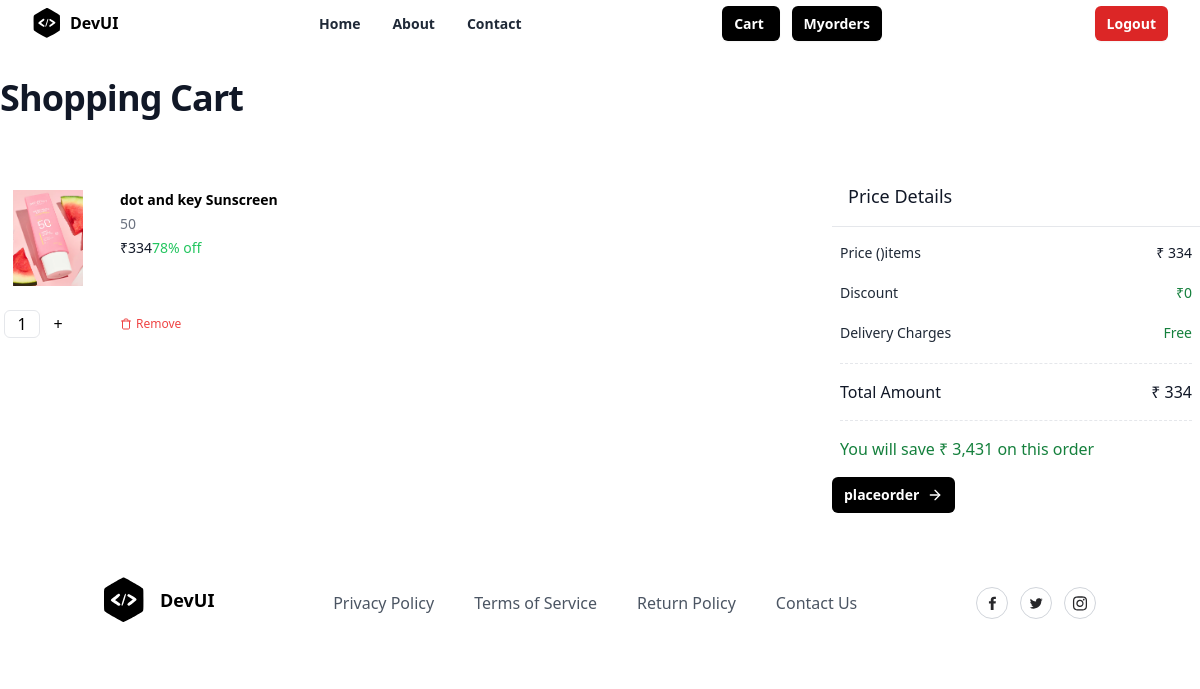
The app's page /carts/all/ (signed in) with its own data.
### store/models.py (models this page shows, shortened)
class BasketItem(models.Model):
    basket_object = models.ForeignKey(Basket, on_delete=models.CASCADE,related_name="cartitems")
    product_object = models.ForeignKey(Product, on_delete=models.CASCADE)
    size_object = models.ForeignKey(Size, on_delete=models.CASCADE)
    quantity = models.PositiveIntegerField(default=1)
    created_date = models.DateTimeField(auto_now_add=True)
    updated_date = models.DateTimeField(auto_now=True)
    is_active = models.BooleanField(default=True)
    is_order_placed=models.BooleanField(default=False)
    @property
    def total_amount(self):
        return self.product_object.price * self.quantity

class Product(models.Model):
    title = models.CharField(max_length=200)
    description = models.TextField(null=True, blank=True)
    size_object = models.ManyToManyField(Size)
    category_object = models.ForeignKey(Category, on_delete=models.CASCADE)
    brand_object = models.ForeignKey(Brand, on_delete=models.CASCADE)
    image = models.ImageField(upload_to='product_images', null=True, blank=True, default='product_images/default.jpg')
    price = models.PositiveIntegerField()
    tag_object=models.ManyToManyField(Tag)
    created_date = models.DateTimeField(auto_now_add=True)
    updated_date = models.DateTimeField(auto_now=True)
    is_active = models.BooleanField(default=True)

class Size(models.Model):
    name = models.CharField(max_length=100, unique=True)
    created_date = models.DateTimeField(auto_now_add=True)
    updated_date = models.DateTimeField(auto_now=True)
    is_active = models.BooleanField(default=True)

class Basket(models.Model):
    owner = models.OneToOneField(User, on_delete=models.CASCADE,related_name="cart")
    created_date = models.DateTimeField(auto_now_add=True)
    updated_date = models.DateTimeField(auto_now=True)
    is_active = models.BooleanField(default=True)
    @property
    def cart_total(self):
        basket_items=self.cartitems.filter(is_order_placed=False)
        total_price=0
        if basket_items:
            for bi in basket_items:
                total_price+=bi.total_amount
        return total_price

### store/views.py (the view)
# urls.py: path('carts/all/',views.CartSummaryView.as_view(),name="cart-summary"),
class CartSummaryView(View):
    def get(self,request,*args,**kwargs):
        qs=request.user.cart.cartitems.filter(is_order_placed=False)
        return render(request,"cart_list.html",{"data":qs})

### store/templates/cart_list.html (shortened to what this page needs)
{%extends 'base.html'%}
{%block main_block%}
<div class="mx-auto max-w-7xl px-2 lg:px-0">
  <div class="mx-auto max-w-2xl py-8 lg:max-w-7xl">
    <h1 class="text-3xl font-bold tracking-tight text-gray-900 sm:text-4xl">
      Shopping Cart
    </h1>
    {%if data%}
    <div class="mt-12 lg:grid lg:grid-cols-12 lg:items-start lg:gap-x-12 xl:gap-x-16">
      <section
        aria-labelledby="cart-heading"
        class="rounded-lg bg-white lg:col-span-8"
      >
        <ul role="list" class="divide-y divide-gray-200">
            {%for bi in data%}
            <div class="">
                <li class="flex py-6 sm:py-6 ">
                  <div class="flex-shrink-0">
                    <img
                      src="{{bi.product_object.image.url}}"
                      alt="Nike Air Max 90"
                      class="sm:h-38 sm:w-38 h-24 w-24 rounded-md object-contain object-center"
                    />
                  </div>
                  <div class="ml-4 flex flex-1 flex-col justify-between sm:ml-6">
                    <div class="relative pr-9 sm:grid sm:grid-cols-2 sm:gap-x-6 sm:pr-0">
                      <div>
                        <div class="flex justify-between">
                          <h3 class="text-sm">
                            <a href="{%url 'product-detail' bi.product_object.id %}" class="font-semibold text-black">
                              {{bi.product_object.title}}
                            </a>
                          </h3>
                        </div>
                        <div class="mt-1 flex text-sm">
                          <p class="text-sm text-gray-500">{{bi.size_object.name}}</p>
                        </div>
                        <div class="mt-1 flex items-end">
                          <p class="text-sm font-medium text-gray-900">₹{{bi.total_amount}}</p>
                          <p class="text-sm font-medium text-green-500">78% off</p>
                        </div>
                      </div>
                    </div>
                  </div>
                </li>
                <div class="mb-2 flex">
                  <form action="{%url 'quantity-update' bi.id%}" method="post">
                  <div class="min-w-24 flex">
                    <input
                      type="text"
                      class="mx-1 h-7 w-9 rounded-md border text-center"
                      value={{bi.quantity}}
                    />
                    {%if bi.quantity != 3%}
                    <button
                    type="submit"
                    class="flex h-7 w-7 items-center justify-center"
                    name="action"
                    value="increment"
                  >
                    +
                  </button>
                    {%endif%}
                   </form>
                  </div>
                  <div class="ml-6 flex text-sm">
                    <a
                      href="{%url 'cart-remove' bi.id%}"
                      class="flex items-center space-x-1 px-2 py-1 pl-0"
                    >
                      <span class="text-xs font-medium text-red-500">Remove</span>
                    </a>
                  </div>
                </div>
              </div>
            {%endfor%}
      <section
        aria-labelledby="summary-heading"
        class="mt-16 rounded-md bg-white lg:col-span-4 lg:mt-0 lg:p-0"
      >
        <h2
          id="summary-heading"
          class=" border-b border-gray-200 px-4 py-3 text-lg font-medium text-gray-900 sm:p-4"
        >
          Price Details
        </h2>
        <div>
          <dl class=" space-y-1 px-2 py-4">
            <div class="flex items-center justify-between">
              <dt class="text-sm text-gray-800">Price ({{request.user.cart.cart_item_count}})items</dt>
              <dd class="text-sm font-medium text-gray-900">₹ {{request.user.cart.cart_total}}</dd>
            </div>
            <div class="flex items-center justify-between pt-4">
              <dt class="flex items-center text-sm text-gray-800">
                <span>Discount</span>
              </dt>
              <dd class="text-sm font-medium text-green-700">₹0</dd>
            </div>
            <div class="flex items-center justify-between py-4">
              <dt class="flex text-sm text-gray-800">
                <span>Delivery Charges</span>
              </dt>
              <dd class="text-sm font-medium text-green-700">Free</dd>
            </div>
            <div class="flex items-center justify-between border-y border-dashed py-4 ">
              <dt class="text-base font-medium text-gray-900">Total Amount</dt>
              <dd class="text-base font-medium text-gray-900">₹ {{request.user.cart.cart_total}}</dd>
            </div>
          </dl>
          <div class="px-2 pb-4 font-medium text-green-700">
            You will save ₹ 3,431 on this order
          </div>
          <div>
            <a href="{%url 'place-order'%}"
  class="inline-flex items-center rounded-md bg-black px-3 py-2 text-sm font-semibold text-white hover:bg-black/80"
>
  placeorder
  <svg
    xmlns="http://www.w3.org/2000/svg"
    width="24"
    height="24"
    viewBox="0 0 24 24"
    fill="none"
    stroke="currentColor"
    stroke-width="2"
    stroke-linecap="round"
    stroke-linejoin="round"
    class="ml-2 h-4 w-4"
  >
    <line x1="5" y1="12" x2="19" y2="12"></line>
    <polyline points="12 5 19 12 12 19"></polyline>
  </svg>
            </a>
          </div>
        </div>
      </section>
    </div>
    {%else%}
    <h1>Empty Cart</h1>
    <a href="{%url 'index'%}">ShopNow</a>
    {%endif%}
  </div>
{%endblock%}

### records on screen
BasketItem: product_object.image (picture), product_object "dot and key Sunscreen", size_object.name "50", total_amount "334", quantity "1"

### other values on screen
{{ request.user.cart.cart_total }} "334"
